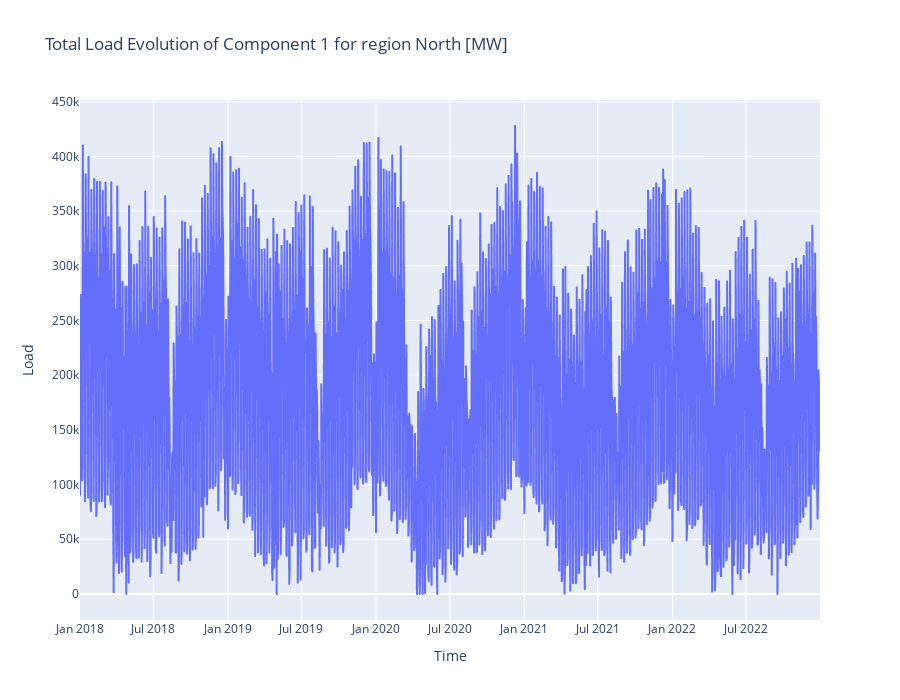

Notebook code cell kept with this figure:
### Markdown cell above
# Analysis

### Code cell
component = 'Component 1'
region = 'North'
df_plot = day_df[day_df.region == region]

fig = px.line(
    df_plot,
    x = 'date',
    y = component,
    title = f'Total Load Evolution of {component} for region {region} [MW]',
    height = 700,
    hover_data={'date': '|%B %d, %Y', component: True, 'daytype': True}
)

fig.update_xaxes(title_text='Time')
fig.update_yaxes(title_text='Load')
fig.show()

### Figure 1 — Plotly figure (JSON) as saved in the notebook; plotly's stock layout.template omitted (floating-point values rounded to 4 significant figures; data arrays with more than 128 entries replaced by an {"elided": "..."} marker saying what was removed)
{"data": [{"customdata": {"elided": "1826x1 str values"}, "hovertemplate": "date=%{x|%B %d, %Y}<br>Component 1=%{y}<br>daytype=%{customdata[0]}<extra></extra>", "legendgroup": "", "line": {"color": "#636efa", "dash": "solid"}, "marker": {"symbol": "circle"}, "mode": "lines", "name": "", "showlegend": false, "type": "scattergl", "x": {"elided": "1826 str values"}, "xaxis": "x", "y": {"elided": "1826 float values"}, "yaxis": "y"}], "layout": {"height": 700, "legend": {"tracegroupgap": 0}, "title": {"text": "Total Load Evolution of Component 1 for region North [MW]"}, "xaxis": {"anchor": "y", "domain": [0, 1], "title": {"text": "Time"}}, "yaxis": {"anchor": "x", "domain": [0, 1], "title": {"text": "Load"}}}}
